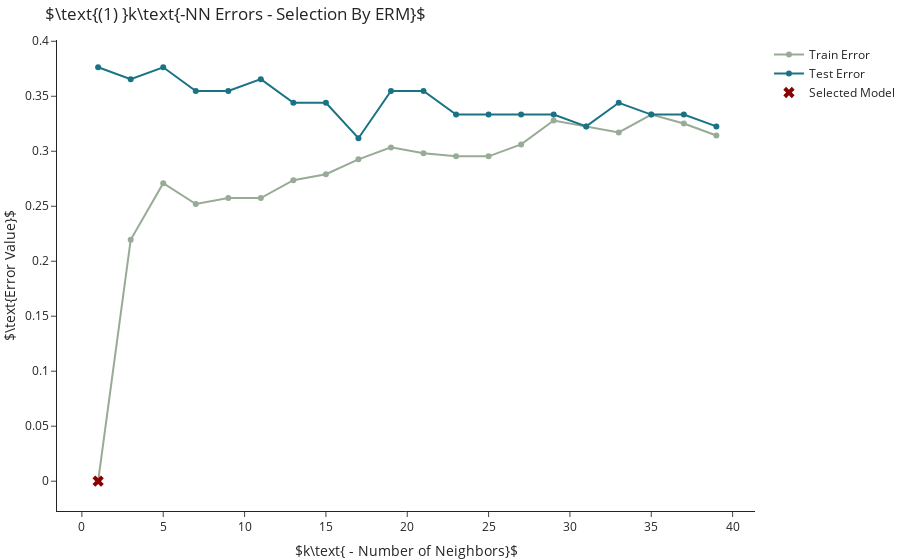

The cell this chart's notebook holds for it:
### Markdown cell above
## Model Selection Based On ERM

We begin with the simplest approach for selecting a model out of a set of possible models. We fit a $k$-NN classifier for different values of $k$, from $1$ to $40$, and select the classifier that achieved the lowest training error. 

As seen in Figure 1, the selected classifier is the one where we predict for each point based on the single closest training point. Since we are evaluating the results based on the training set, each point in the "test" (that is, the training set) is closest to itself, and therefore is given its own response.

Though this approach yields a zero training error, we can see that for this dataset the test error is $0.4$. Thus, our classifier is heavily overfitted and does not general well to new datasets.

### Code cell
k_range = list(range(1, 40, 2))

# Train and evaluate models for all values of k
train_errors, test_errors = [], []
for k in k_range:
    model = KNeighborsClassifier(k).fit(X_train, y_train)
    train_errors.append(1 - model.score(X_train, y_train))
    test_errors.append(1 - model.score(X_test, y_test))


# Select model with lowest training error
min_ind = np.argmin(np.array(train_errors))
selected_k = np.array(k_range)[min_ind]
selected_error = train_errors[min_ind]


# Plot train- and test errors as well as which model (value of k) was selected
go.Figure([go.Scatter(name='Train Error', x=k_range, y=train_errors, mode='markers+lines', marker_color='rgb(152,171,150)'), 
           go.Scatter(name='Test Error', x=k_range, y=test_errors, mode='markers+lines', marker_color='rgb(25,115,132)'),
           go.Scatter(name='Selected Model', x=[selected_k], y=[selected_error], mode='markers', marker=dict(color='darkred', symbol="x", size=10))])\
    .update_layout(title=r"$\text{(1) }k\text{-NN Errors - Selection By ERM}$", 
                   xaxis_title=r"$k\text{ - Number of Neighbors}$", 
                   yaxis_title=r"$\text{Error Value}$").show()

### Figure 1 — Plotly figure (JSON) as saved in the notebook; plotly's stock layout.template omitted (floating-point values rounded to 4 significant figures)
{"data": [{"marker": {"color": "rgb(152,171,150)"}, "mode": "markers+lines", "name": "Train Error", "type": "scatter", "x": [1, 3, 5, 7, 9, 11, 13, 15, 17, 19, 21, 23, 25, 27, 29, 31, 33, 35, 37, 39], "y": [0, 0.2195, 0.271, 0.252, 0.2575, 0.2575, 0.2737, 0.2791, 0.2927, 0.3035, 0.2981, 0.2954, 0.2954, 0.3062, 0.3279, 0.3225, 0.3171, 0.3333, 0.3252, 0.3144]}, {"marker": {"color": "rgb(25,115,132)"}, "mode": "markers+lines", "name": "Test Error", "type": "scatter", "x": [1, 3, 5, 7, 9, 11, 13, 15, 17, 19, 21, 23, 25, 27, 29, 31, 33, 35, 37, 39], "y": [0.3763, 0.3656, 0.3763, 0.3548, 0.3548, 0.3656, 0.3441, 0.3441, 0.3118, 0.3548, 0.3548, 0.3333, 0.3333, 0.3333, 0.3333, 0.3226, 0.3441, 0.3333, 0.3333, 0.3226]}, {"marker": {"color": "darkred", "size": 10, "symbol": "x"}, "mode": "markers", "name": "Selected Model", "type": "scatter", "x": [1], "y": [0]}], "layout": {"title": {"text": "$\\text{(1) }k\\text{-NN Errors - Selection By ERM}$"}, "xaxis": {"title": {"text": "$k\\text{ - Number of Neighbors}$"}}, "yaxis": {"title": {"text": "$\\text{Error Value}$"}}}}
